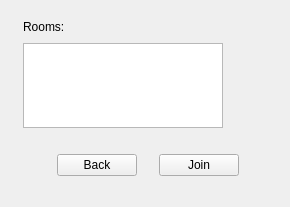
<?xml version="1.0" encoding="UTF-8"?>
<ui version="4.0">
 <class>RoomSelector</class>
 <widget class="QWidget" name="RoomSelector">
  <property name="geometry">
   <rect>
    <x>0</x>
    <y>0</y>
    <width>290</width>
    <height>207</height>
   </rect>
  </property>
  <property name="windowTitle">
   <string>Form</string>
  </property>
  <layout class="QGridLayout" name="gridLayout">
   <item row="0" column="0" rowspan="6" colspan="3">
    <widget class="QLabel" name="imageBack">
     <property name="text">
      <string/>
     </property>
    </widget>
   </item>
   <item row="1" column="2">
    <layout class="QHBoxLayout" name="horizontalLayout_2">
     <item>
      <widget class="QLabel" name="label">
       <property name="text">
        <string>Rooms:</string>
       </property>
      </widget>
     </item>
     <item>
      <spacer name="horizontalSpacer_3">
       <property name="orientation">
        <enum>Qt::Horizontal</enum>
       </property>
       <property name="sizeHint" stdset="0">
        <size>
         <width>40</width>
         <height>20</height>
        </size>
       </property>
      </spacer>
     </item>
    </layout>
   </item>
   <item row="2" column="2">
    <widget class="QListWidget" name="listWidget">
     <property name="sizePolicy">
      <sizepolicy hsizetype="Fixed" vsizetype="Expanding">
       <horstretch>0</horstretch>
       <verstretch>0</verstretch>
      </sizepolicy>
     </property>
     <property name="maximumSize">
      <size>
       <width>200</width>
       <height>16777215</height>
      </size>
     </property>
    </widget>
   </item>
   <item row="3" column="1" colspan="2">
    <spacer name="verticalSpacer_2">
     <property name="orientation">
      <enum>Qt::Vertical</enum>
     </property>
     <property name="sizeType">
      <enum>QSizePolicy::Fixed</enum>
     </property>
     <property name="sizeHint" stdset="0">
      <size>
       <width>20</width>
       <height>20</height>
      </size>
     </property>
    </spacer>
   </item>
   <item row="4" column="1" colspan="2">
    <layout class="QHBoxLayout" name="horizontalLayout">
     <item>
      <spacer name="horizontalSpacer">
       <property name="orientation">
        <enum>Qt::Horizontal</enum>
       </property>
       <property name="sizeType">
        <enum>QSizePolicy::Fixed</enum>
       </property>
       <property name="sizeHint" stdset="0">
        <size>
         <width>40</width>
         <height>20</height>
        </size>
       </property>
      </spacer>
     </item>
     <item>
      <widget class="QPushButton" name="pushButton_2">
       <property name="sizePolicy">
        <sizepolicy hsizetype="Fixed" vsizetype="Fixed">
         <horstretch>0</horstretch>
         <verstretch>0</verstretch>
        </sizepolicy>
       </property>
       <property name="text">
        <string>Back</string>
       </property>
      </widget>
     </item>
     <item>
      <spacer name="horizontalSpacer_4">
       <property name="orientation">
        <enum>Qt::Horizontal</enum>
       </property>
       <property name="sizeHint" stdset="0">
        <size>
         <width>40</width>
         <height>20</height>
        </size>
       </property>
      </spacer>
     </item>
     <item>
      <widget class="QPushButton" name="pushButton">
       <property name="sizePolicy">
        <sizepolicy hsizetype="Fixed" vsizetype="Fixed">
         <horstretch>0</horstretch>
         <verstretch>0</verstretch>
        </sizepolicy>
       </property>
       <property name="text">
        <string>Join</string>
       </property>
      </widget>
     </item>
     <item>
      <spacer name="horizontalSpacer_2">
       <property name="orientation">
        <enum>Qt::Horizontal</enum>
       </property>
       <property name="sizeType">
        <enum>QSizePolicy::Fixed</enum>
       </property>
       <property name="sizeHint" stdset="0">
        <size>
         <width>40</width>
         <height>20</height>
        </size>
       </property>
      </spacer>
     </item>
    </layout>
   </item>
   <item row="5" column="1" colspan="2">
    <spacer name="verticalSpacer">
     <property name="orientation">
      <enum>Qt::Vertical</enum>
     </property>
     <property name="sizeType">
      <enum>QSizePolicy::Fixed</enum>
     </property>
     <property name="sizeHint" stdset="0">
      <size>
       <width>20</width>
       <height>20</height>
      </size>
     </property>
    </spacer>
   </item>
  </layout>
 </widget>
 <resources/>
 <connections/>
</ui>
